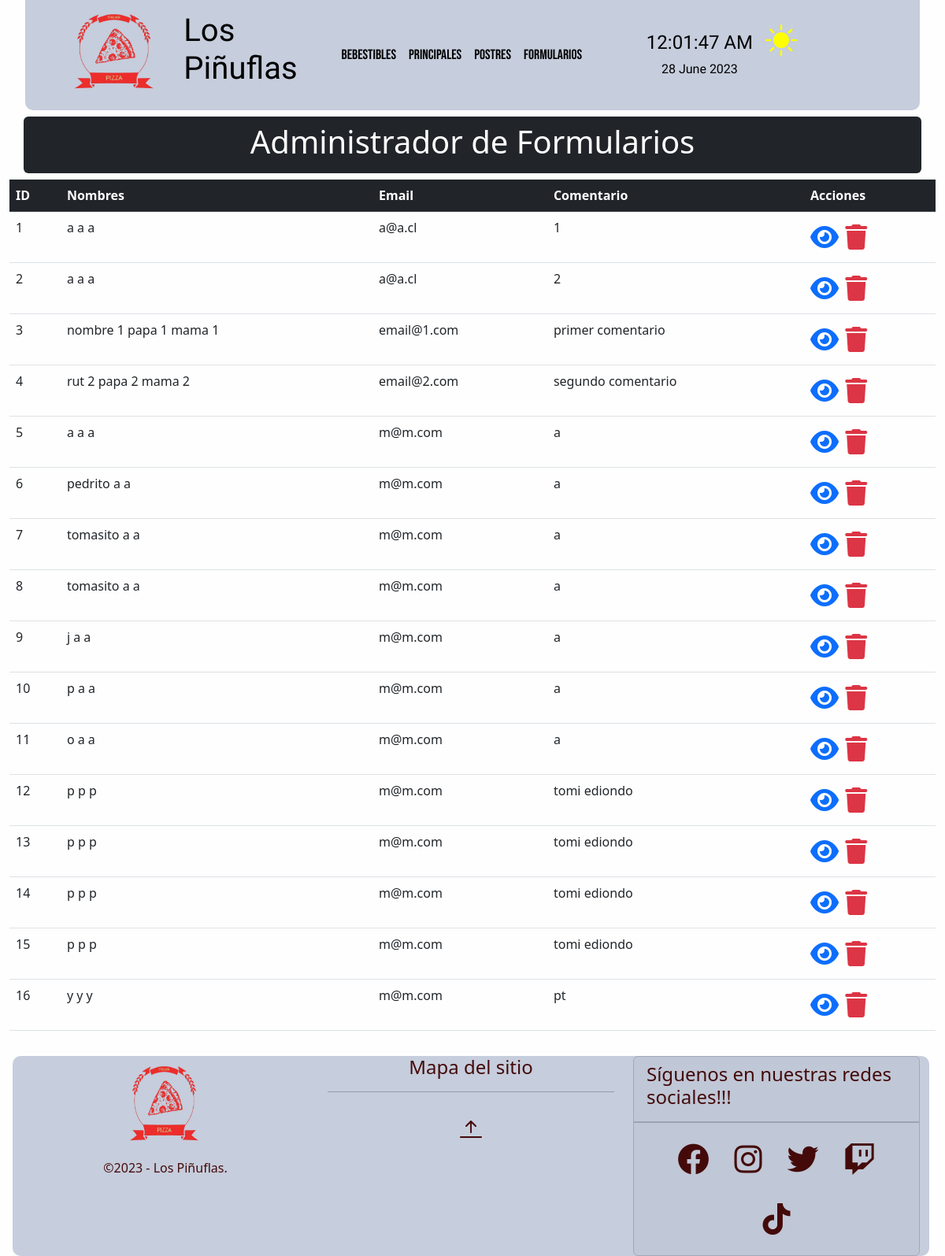
The page /crud/formularios/ on the database as committed earlier.
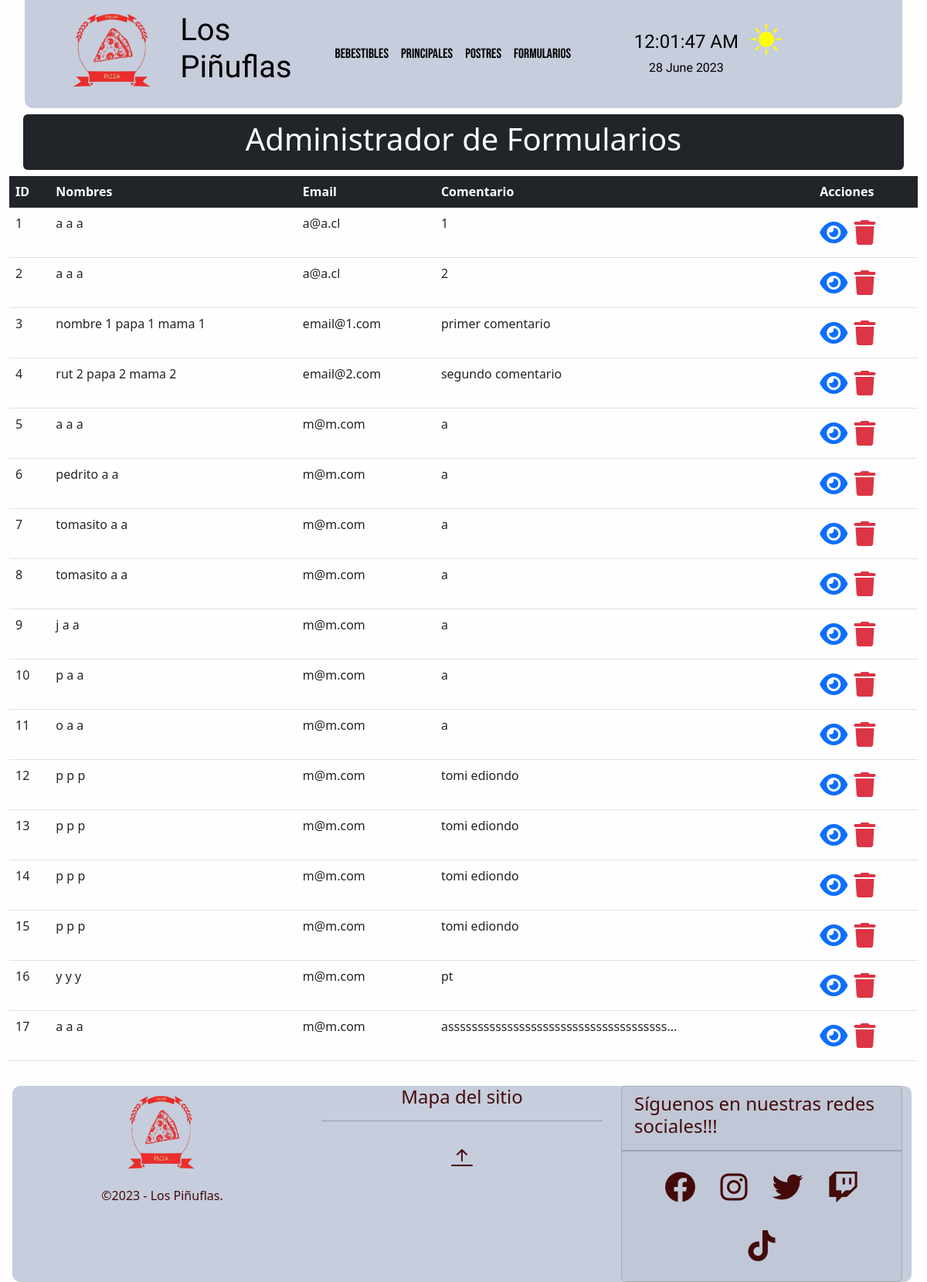
The same page on the database as committed later.
### crud/models.py (models this page shows, shortened)
class Formulario(models.Model):
    nombre=models.CharField(max_length=15)
    paterno=models.CharField(max_length=15)
    materno=models.CharField(max_length=15)
    rut=models.CharField(max_length=12)
    email=models.EmailField()
    comentarios=models.CharField(max_length=501)
    class Meta:
        verbose_name = 'formulario'
        verbose_name_plural = 'formularios'

### crud/views.py (the view)
# urls.py: path('formularios/', formulario_list, name="formularios"),
def formulario_list(request):
    context = {'formularios': Formulario.objects.all()}
    return render(request,'crud/formularios.html',context)

### crud/templates/crud/formularios.html (shortened to what this page needs)
{% extends 'crud/base.html' %}
{% load static %}
{% block content %}
<div class="container my-2 p-2 bg-dark text-white text-center rounded">
    <h1>Administrador de Formularios</h1>
</div>
<div class="container-fluid my-2">
    <div class="table-responsive">
        <table class="table">
            <thead class="table-dark">
                <tr>
                    <th>ID</th>
                    <th>Nombres</th>
                    <th>Email</th>
                    <th>Comentario</th>
                    <th>Acciones</th>
                </tr>
            </thead>
            <tbody>
                {% for formulario in formularios %}
                <tr>
                    <td>{{formulario.id}}</td>
                    <td>{{formulario.nombre}} {{formulario.paterno}} {{formulario.materno}}</td>
                    <td>{{formulario.email}}</td>
                    <td>
                        <div class="elementoComentario">{{ formulario.comentarios }}</div>
                    </td>
                    <td>
                        <a class="text-decoration-none" href="{% url 'formulario-detail' formulario_id=formulario.id %}">
                            <span class="text-primary fs-2">
                                <i class="fa-solid fa-eye"></i>
                            </span>
                        </a>
                        <a class="text-decoration-none"
                            href="{% url 'formulario-delete' formulario_id=formulario.id %}">
                            <span class="text-danger fs-2">
                                <i class="fa-solid fa-trash"></i>
                            </span>
                        </a>
                    </td>
                </tr>
                {% endfor %}
            </tbody>
        </table>
    </div>
</div>
{% endblock %}

Rows that differ between the two databases and show on the page:
added Formulario: id "17", nombre "a", paterno "a", materno "a", email "m@m.com", comentarios "asssssssssssssssssssssssssssssssssssss..."
